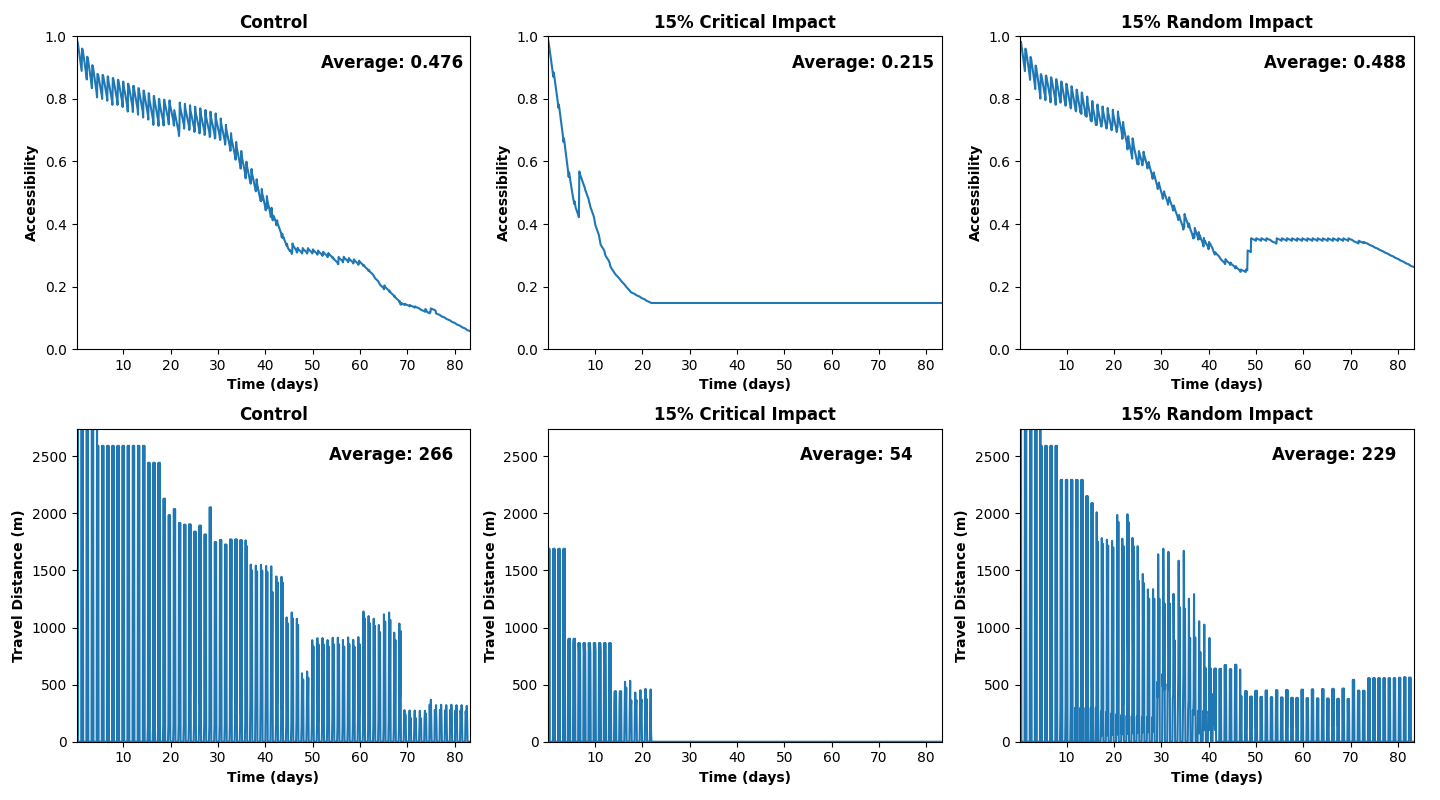

Python code for this plot:
"""
Figure 4: The accessibility and travel distance over time for a certain scenario.
"""

import os
import sys
import piperabm as pa
import matplotlib.pyplot as plt

sys.path.append(os.path.abspath(os.path.join(os.path.dirname(__file__), '..', '..')))
from analysis.access import access_json


path_here = os.path.dirname(os.path.realpath(__file__))
names = [
    '0_0_0_0',  # control
    '0_0_0_2',  # critical impact 15%
    '0_0_0_5',  # random impact 15%
]
titles = [
    'Control',
    '15% Critical Impact',
    '15% Random Impact',
]

results = []

for i, name in enumerate(names):
    path, access = access_json(
        path_here=path_here,
        scenario_name=name,
        file_name="measurement.json"
    )
    measurement = pa.Measurement(
        path=path,
        name=name
    )
    measurement.load()
    result = {
        'title': titles[i],
        'accessibility': measurement.accessibility(),  # list
        'average accessibility': measurement.accessibility.average(),
        'travel distance': measurement.travel_distance(),  # list
        'average travel distance': measurement.travel_distance.average(),
        'delta_times': measurement.filter_times()  # list
    }
    results.append(result)

def show(results):
    fig, axes = plt.subplots(nrows=2, ncols=3, figsize=(15, 8))

    # Variables to determine the global min and max for x and y axes
    min_time, max_time = float('inf'), float('-inf')
    min_access, max_access = 0, 1  # Assuming normalized accessibility between 0 and 1
    min_travel, max_travel = float('inf'), float('-inf')

    # Calculate global min and max for axes
    for result in results:
        min_time = min(min_time, min(result['delta_times']))
        max_time = max(max_time, max(result['delta_times']))
        min_travel = min(min_travel, min(result['travel distance']))
        max_travel = max(max_travel, max(result['travel distance']))

    # Convert seconds to days
    min_time /= 86400
    max_time /= 86400

    # Plotting and setting the same axis ranges for all subplots
    for i, result in enumerate(results):
        times_in_days = [time / 86400 for time in result['delta_times']]  # Convert each time point to days

        # Accessibility plot in the first row
        axes[0, i].plot(times_in_days, result['accessibility'])
        axes[0, i].set_title(f'{result["title"]}', fontweight='bold')
        axes[0, i].set_xlabel('Time (days)', fontweight='bold')
        axes[0, i].set_ylabel('Accessibility', fontweight='bold')
        axes[0, i].set_xlim(min_time, max_time)
        axes[0, i].set_ylim(min_access, max_access)
        axes[0, i].text(0.62, 0.9, f'Average: {result["average accessibility"]:.3f}',
                        transform=axes[0, i].transAxes, fontsize=12, fontweight='bold')
        
        # Travel distance plot in the second row
        axes[1, i].plot(times_in_days, result['travel distance'])
        axes[1, i].set_title(f'{result["title"]}', fontweight='bold')
        axes[1, i].set_xlabel('Time (days)', fontweight='bold')
        axes[1, i].set_ylabel('Travel Distance (m)', fontweight='bold')
        axes[1, i].set_xlim(min_time, max_time)
        axes[1, i].set_ylim(min_travel, max_travel)
        axes[1, i].text(0.64, 0.9, f'Average: {result["average travel distance"]:.0f}',
                        transform=axes[1, i].transAxes, fontsize=12, fontweight='bold')

    plt.tight_layout()  # Adjust layout to prevent overlap
    plt.show()  # Display the plots

show(results)
#for result in results:
#    print(result['average accessibility'])
